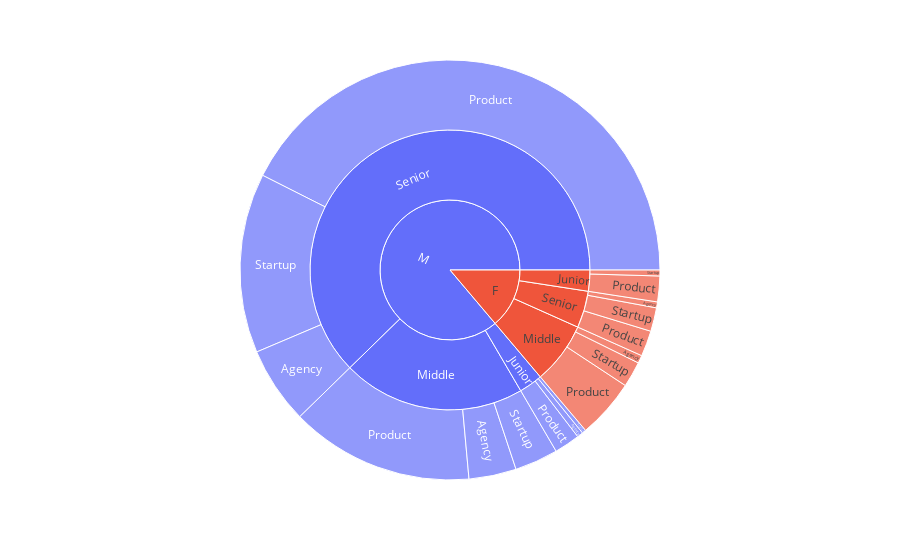

The notebook cell this image was saved under:
### Markdown cell above
## View some columns relation with pie and sunburst map

### Code cell
fig = px.sunburst(data_18, path = ["Gender", "Your level", "Company type"])
fig.show()

### Figure 1 — Plotly figure (JSON) as saved in the notebook; plotly's stock layout.template omitted (floating-point values rounded to 4 significant figures)
{"data": [{"branchvalues": "total", "domain": {"x": [0, 1], "y": [0, 1]}, "hovertemplate": "labels=%{label}<br>count=%{value}<br>parent=%{parent}<br>id=%{id}<extra></extra>", "ids": ["M/Junior/Agency", "F/Middle/Agency", "M/Middle/Agency", "F/Senior/Agency", "M/Senior/Agency", "F/Junior/Product", "M/Junior/Product", "F/Middle/Product", "M/Middle/Product", "F/Senior/Product", "M/Senior/Product", "F/Junior/Startup", "M/Junior/Startup", "F/Middle/Startup", "M/Middle/Startup", "F/Senior/Startup", "M/Senior/Startup", "F/Junior", "M/Junior", "F/Middle", "M/Middle", "F/Senior", "M/Senior", "F", "M"], "labels": ["Agency", "Agency", "Agency", "Agency", "Agency", "Product", "Product", "Product", "Product", "Product", "Product", "Startup", "Startup", "Startup", "Startup", "Startup", "Startup", "Junior", "Junior", "Middle", "Middle", "Senior", "Senior", "F", "M"], "name": "", "parents": ["M/Junior", "F/Middle", "M/Middle", "F/Senior", "M/Senior", "F/Junior", "M/Junior", "F/Middle", "M/Middle", "F/Senior", "M/Senior", "F/Junior", "M/Junior", "F/Middle", "M/Middle", "F/Senior", "M/Senior", "F", "M", "F", "M", "F", "M", "", ""], "type": "sunburst", "values": [3, 4, 24, 3, 39, 13, 13, 30, 93, 13, 280, 3, 2, 13, 22, 12, 91, 16, 18, 47, 139, 28, 410, 91, 567]}], "layout": {"legend": {"tracegroupgap": 0}, "margin": {"t": 60}}}
